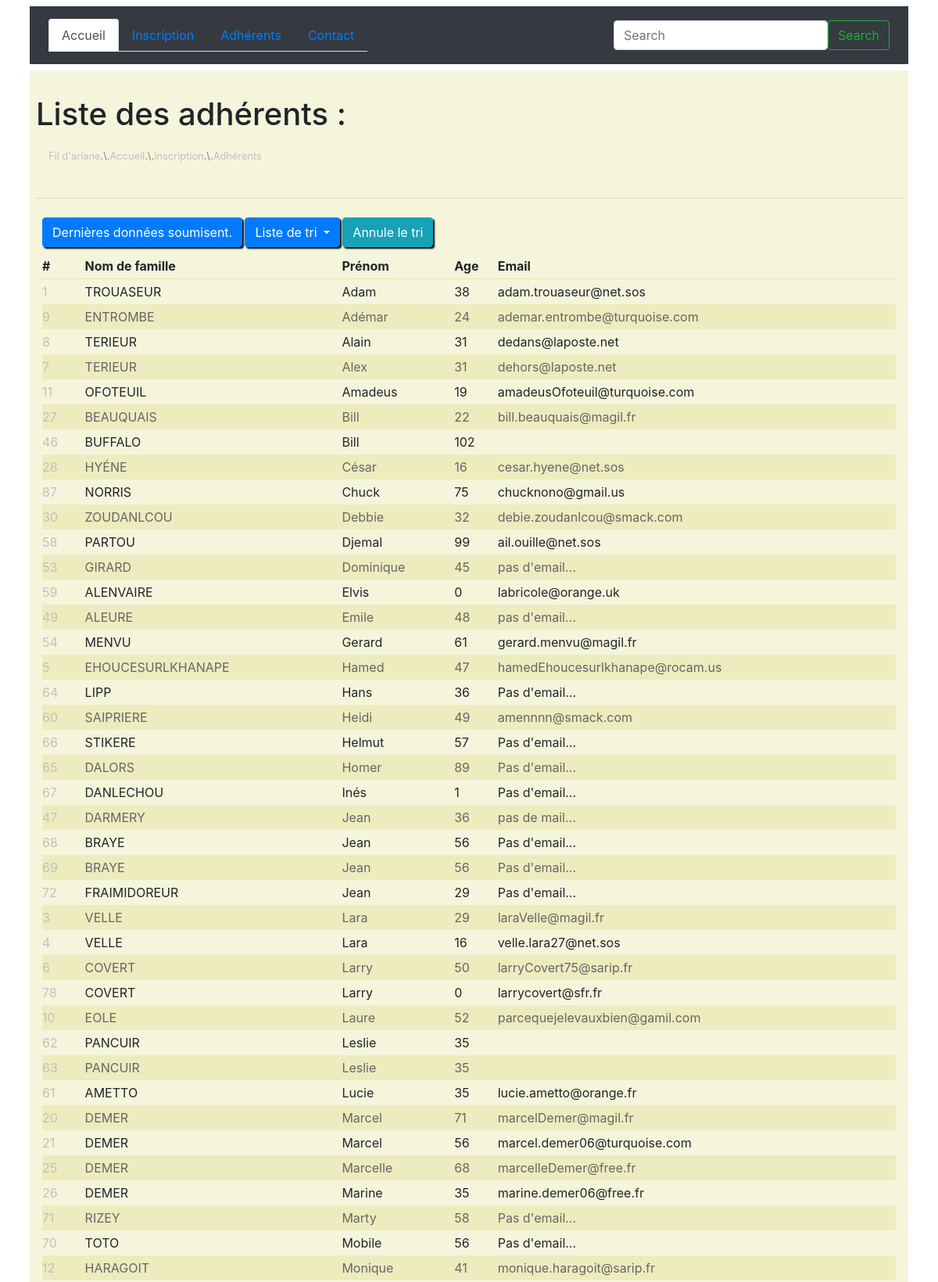
The page /boot_1.1/php/views/listMembers.php?order=firstname (upper part) on the database its author committed.
### tables this page shows
CREATE TABLE `identity` (
  `id` int(4) UNSIGNED NOT NULL,
  `familyname` varchar(50) NOT NULL,
  `firstname` varchar(50) NOT NULL,
  `age` int(3) NOT NULL,
  `email` varchar(100) DEFAULT NULL
);

### boot_1.1/php/Controllers/adherentList_order.php (called while the page is built)
<?php
require __DIR__ . '/../bdd/sqlDataSelectTable.php';
require __DIR__ .'/../bdd/sqlSelectOrderColumn.php';
if(empty($_GET['order'])) {
    $results = selectDataTable($pdo);
} else {
    $order = $_GET['order'];
    $results = selectOrderColumn($pdo, $order);
}

### boot_1.1/php/bdd/sqlSelectOrderColumn.php (called while the page is built, shortened)
<?php
function selectOrderColumn($pdo, $order){
    $orderByColumn = "SELECT * FROM identity ORDER BY $order";
    $pdoStatement = $pdo->query($orderByColumn);
    if($pdoStatement === false){
        echo '<h1 style="color:red;"><strong>Un problème est survenu, merci de rééssayer.</strong></h1>';
    } else {
        $results = $pdoStatement->fetchAll(PDO::FETCH_ASSOC);
    }
    return $results;
}

### boot_1.1/php/views/listMembers.php (the view, shortened to what this page needs)
<?php
    require __DIR__ . '/../models/doctype.php';
    require __DIR__ . '/../models/header_nav.php';
    require __DIR__ . '/../inc/breadcrumb.php';
    require __DIR__ . '/../Controllers/adherentList_order.php';
?>
<main>
    <br>
    <h1>Liste des adhérents :</h1>
     <?php
        require __DIR__ . '/../models/breadcrumb_tpl.php';
    ?>
    <hr>
    <section id="adherentsList">
        <button type="button" class="btn btn-displayDataSubmit btn-primary" data-toggle="modal" data-target="#exampleModal">
            Dernières données soumisent.
        </button>
        <div id="btn_cta">
            <div class="btn-group" role="group">
                <button id="btnGroupDrop1" type="button" class="btn btn-primary dropdown-toggle" data-toggle="dropdown" aria-haspopup="true" aria-expanded="false">
                Liste de tri
                </button>
                <div id="btn_cta-noSort">
                    <?php if(!empty($_GET['order'])): ?>
                        <a class="btn btn-info btn_cancel" href="listMembers.php">Annule le tri</a>
                    <?php endif; ?>
                </div>
            </div>
        </div>
        <table id="table_list">
            <thead>
                <tr>
                    <th>#</th>
                    <th>Nom de famille</th>
                    <th>Prénom</th>
                    <th>Age</th>
                    <th>Email</th>
                </tr>
            </thead>
            <tbody>
                <?php foreach($results as $currentRow):?>
                    <tr>
                        <td><?= $currentRow['id']; ?></td>
                        <td><?= $currentRow['familyname']; ?></td>
                        <td><?= $currentRow['firstname']; ?></td>
                        <td><?= $currentRow['age']; ?></td>
                        <td><?= $currentRow['email']; ?></td>
                    </tr>
                <?php endforeach; ?>
            </tbody>
        </table>
    </section>
</main>
<?php
    require __DIR__ . '/../models/footer.php';
?>

### boot_1.1/css/style.css (style rules this page uses)
* { box-sizing: border-box; margin: 0; padding: 0; }
header, main { padding: 0.5em; }
header, main { margin-bottom: 0.5em; }
main, main nav .breadcrumb { background-color: beige; }
main section { text-align: justify; }
main section#adherentsList { display: flex; flex-wrap: wrap; padding: 0.5em; }
main section#adherentsList .btn-displayDataSubmit { margin-bottom: 0.5em; }
main section#adherentsList div#btn_cta button#btnGroupDrop1 { margin: 0 0.2em 0 0.2em; }
main section#adherentsList div#btn_cta div .dropdown-menu, main section#adherentsList .btn-displayDataSubmit, main section#adherentsList div#btn_cta button#btnGroupDrop1, main section#adherentsList div#btn_cta .btn_cancel { box-shadow: 2px 2px 2px black; }
main section#adherentsList .btn-displayDataSubmit, main section#adherentsList div#btn_cta button#btnGroupDrop1 { outline: 0; }
main section#adherentsList table#table_list { flex-direction: column; width: 100%; }
main section#adherentsList table#table_list th:first-child { width: 5%; }
main section#adherentsList table#table_list tbody tr td:first-child { color:silver; }
main section#adherentsList table#table_list thead { border-bottom: 1px solid rgb(228, 228, 163); }
main section#adherentsList table#table_list tr { line-height: 2em; }
main section#adherentsList table#table_list tr:nth-child(2n) { background-color: rgba(228, 228, 163, 0.5); color: #666; }

### rows shown on the page
identity: id "1", familyname "TROUASEUR", firstname "Adam", age "38", email "adam.trouaseur@net.sos"
identity: id "9", familyname "ENTROMBE", firstname "Adémar", age "24", email "ademar.entrombe@turquoise.com"
identity: id "8", familyname "TERIEUR", firstname "Alain", age "31", email "dedans@laposte.net"
identity: id "7", familyname "TERIEUR", firstname "Alex", age "31", email "dehors@laposte.net"
identity: id "11", familyname "OFOTEUIL", firstname "Amadeus", age "19", email "amadeusOfoteuil@turquoise.com"
identity: id "27", familyname "BEAUQUAIS", firstname "Bill", age "22", email "bill.beauquais@magil.fr"
identity: id "46", familyname "BUFFALO", firstname "Bill", age "102"
identity: id "28", familyname "HYÉNE", firstname "César", age "16", email "cesar.hyene@net.sos"
identity: id "87", familyname "NORRIS", firstname "Chuck", age "75", email "chucknono@gmail.us"
identity: id "30", familyname "ZOUDANLCOU", firstname "Debbie", age "32", email "debie.zoudanlcou@smack.com"
identity: id "58", familyname "PARTOU", firstname "Djemal", age "99", email "ail.ouille@net.sos"
identity: id "53", familyname "GIRARD", firstname "Dominique", age "45", email "pas d'email..."
identity: id "59", familyname "ALENVAIRE", firstname "Elvis", age "0", email "labricole@orange.uk"
identity: id "49", familyname "ALEURE", firstname "Emile", age "48", email "pas d'email..."
identity: id "54", familyname "MENVU", firstname "Gerard", age "61", email "gerard.menvu@magil.fr"
identity: id "5", familyname "EHOUCESURLKHANAPE", firstname "Hamed", age "47", email "hamedEhoucesurlkhanape@rocam.us"
identity: id "64", familyname "LIPP", firstname "Hans", age "36", email "Pas d'email..."
identity: id "60", familyname "SAIPRIERE", firstname "Heidi", age "49", email "amennnn@smack.com"
identity: id "66", familyname "STIKERE", firstname "Helmut", age "57", email "Pas d'email..."
identity: id "65", familyname "DALORS", firstname "Homer", age "89", email "Pas d'email..."
identity: id "67", familyname "DANLECHOU", firstname "Inés", age "1", email "Pas d'email..."
identity: id "47", familyname "DARMERY", firstname "Jean", age "36", email "pas de mail..."
identity: id "68", familyname "BRAYE", firstname "Jean", age "56", email "Pas d'email..."
identity: id "69", familyname "BRAYE", firstname "Jean", age "56", email "Pas d'email..."
identity: id "72", familyname "FRAIMIDOREUR", firstname "Jean", age "29", email "Pas d'email..."
identity: id "3", familyname "VELLE", firstname "Lara", age "29", email "laraVelle@magil.fr"
identity: id "4", familyname "VELLE", firstname "Lara", age "16", email "velle.lara27@net.sos"
identity: id "6", familyname "COVERT", firstname "Larry", age "50", email "larryCovert75@sarip.fr"
identity: id "78", familyname "COVERT", firstname "Larry", age "0", email "larrycovert@sfr.fr"
identity: id "10", familyname "EOLE", firstname "Laure", age "52", email "parcequejelevauxbien@gamil.com"
identity: id "62", familyname "PANCUIR", firstname "Leslie", age "35"
identity: id "63", familyname "PANCUIR", firstname "Leslie", age "35"
identity: id "61", familyname "AMETTO", firstname "Lucie", age "35", email "lucie.ametto@orange.fr"
identity: id "20", familyname "DEMER", firstname "Marcel", age "71", email "marcelDemer@magil.fr"
identity: id "21", familyname "DEMER", firstname "Marcel", age "56", email "marcel.demer06@turquoise.com"
identity: id "25", familyname "DEMER", firstname "Marcelle", age "68", email "marcelleDemer@free.fr"
identity: id "26", familyname "DEMER", firstname "Marine", age "35", email "marine.demer06@free.fr"
identity: id "71", familyname "RIZEY", firstname "Marty", age "58", email "Pas d'email..."
identity: id "70", familyname "TOTO", firstname "Mobile", age "56", email "Pas d'email..."
identity: id "12", familyname "HARAGOIT", firstname "Monique", age "41", email "monique.haragoit@sarip.fr"

### other values the page prints
NOM_SITE "Fil d'ariane"
$lien "Accueil"
$lien "Inscription"
$lien "Adhérents"
